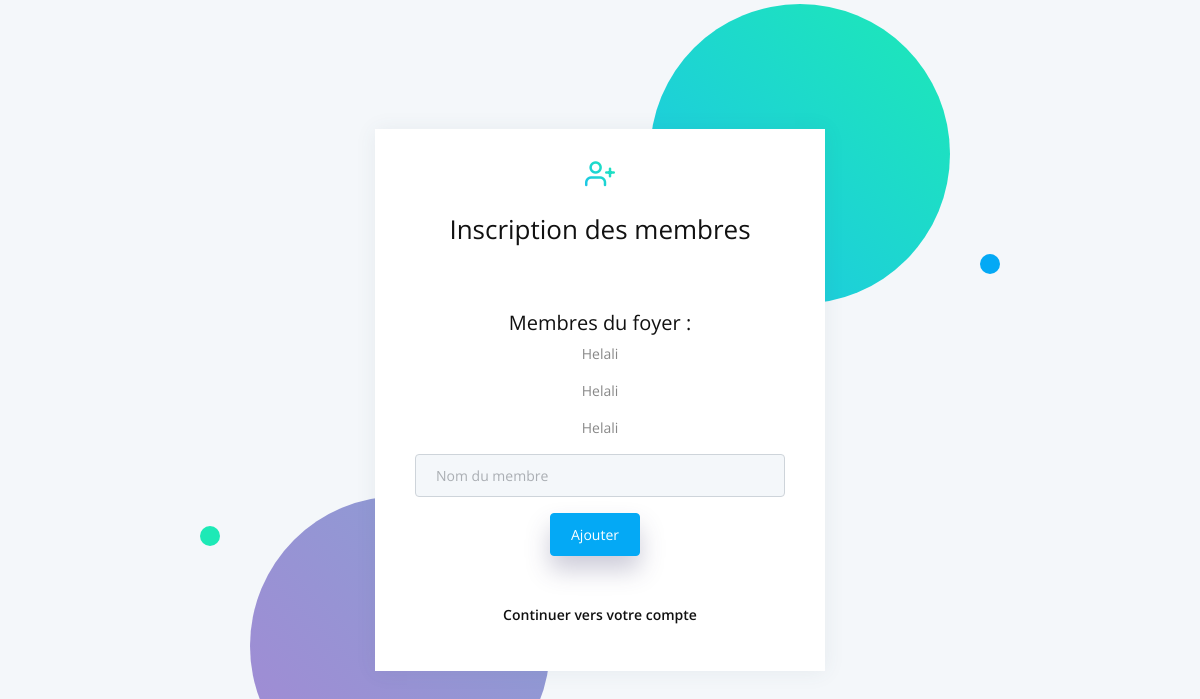
The app's page /4/membres with its own data.
### forms/models.py (models this page shows)
class Membre(models.Model):
    nom=models.CharField(max_length=100)

### forms/views.py (the view, shortened to what this page needs)
# urls.py: path("<int:id>/membres", views.membres),
def membres(response, id):
    c = Compte.objects.get(id=id)
    return render(response, "forms/membres.html", locals())

### forms/templates/forms/membres.html (shortened to what this page needs)
{% extends "./base-fullscreen.html" %}
{% block content %}
{% load crispy_forms_tags %}
<div class="auth-wrapper">
    <div class="auth-content">
        <div class="auth-bg">
            <span class="r s"></span>
            <span class="r s"></span>
        </div>
        <div class="card">
            <div class="card-body text-center">
                <div class="mb-4">
                    <i class="feather icon-user-plus auth-icon"></i>
                </div>
                <h3 class="mb-4">Inscription des membres</h3>
                <br />
                <br />
<form method="post" action="#">
	<h4>Membres du foyer :</h4>
	{% for m in c.membres.all %}
		<p>{{m.nom}}</p>
	{% endfor %}
    <div class="form-group col-auto">
        <input name ="nom" class="form-control" placeholder="Nom du membre">  </input>
    </div>
    <div class="col-auto">
    <button type="submit", name="newMembre", value="newMembre", class="btn btn-primary shadow-3 mb-5">
        Ajouter
    </button>
</div>
	<p><a href="/{{id}}/choix"> Continuer vers votre compte </p>
</form>
{%endblock%}

### records on screen
Membre: nom "Helali"
Membre: nom "Helali"
Membre: nom "Helali"
